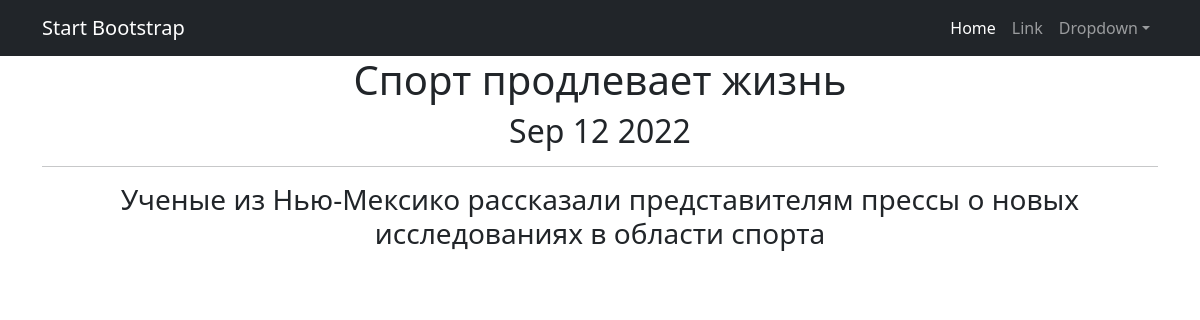
The page /news/2 on the database its author committed.
### news/models.py (models this page shows, shortened)
class Post(models.Model):
    author = models.ForeignKey(Author, on_delete=models.CASCADE)
    NEWS = 'NW'
    ARTICLE = 'AR'
    CATEGORY_CHOICES = (
        (NEWS, 'Новость'),
        (ARTICLE, 'Статья')
    )
    categoryType = models.CharField(max_length=2, choices=CATEGORY_CHOICES, default=ARTICLE)
    dateCreation = models.DateTimeField(auto_now_add=True)
    postCategory = models.ManyToManyField(Category, through='PostCategory')
    title = models.CharField(max_length=128)
    text = models.TextField()
    rating = models.SmallIntegerField(default=0)

### news/views.py (the view)
# urls.py: path('<int:pk>', PostDetail.as_view(), name='post_detail'),
class PostDetail(DetailView):
    model = Post
    template_name = 'post.html'
    context_object_name = 'post'

### news/templatetags/custom_filters.py (called while the page is built)
@register.filter()
def censor(value):
    bad_words = ('редиска', 'дурак', 'придурок')
    if not isinstance(value, str):
        raise ValueError('Невозможно применить цензор не к строке')
    for word in value.split():
        if word.lower() in bad_words:
            value = value.replace(word, f"{word[0]}{'*' * (len(word) - 1)}")
    return value

### templates/post.html (shortened to what this page needs)
{% extends 'flatpages/default.html' %}
{% load custom_filters %}
{% block content %}
<h1>{{ post.title }}</h1>
<h2>{{ post.dateCreation|date:'M d Y' }}</h2>
<hr>
<h3>{{ post.text|censor }}</h3>
{% endblock content %}

### rows shown on the page
Post: title "Спорт продлевает жизнь", dateCreation "Sep 12 2022", text|censor "Ученые из Нью-Мексико рассказали представителям прессы о новых исследованиях в области спорта"
